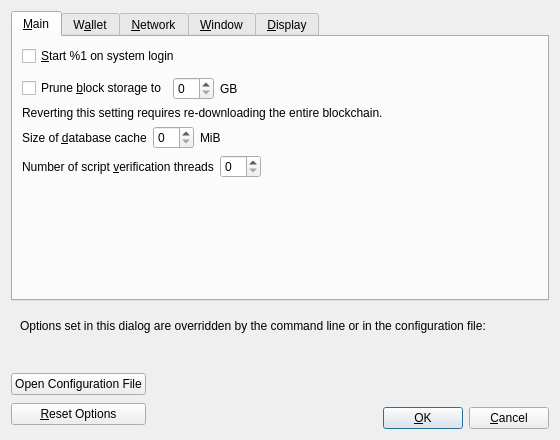
<?xml version="1.0" encoding="UTF-8"?>
<ui version="4.0">
 <class>OptionsDialog</class>
 <widget class="QDialog" name="OptionsDialog">
  <property name="geometry">
   <rect>
    <x>0</x>
    <y>0</y>
    <width>560</width>
    <height>440</height>
   </rect>
  </property>
  <property name="windowTitle">
   <string>Options</string>
  </property>
  <property name="modal">
   <bool>true</bool>
  </property>
  <layout class="QVBoxLayout" name="verticalLayout">
   <item>
    <widget class="QTabWidget" name="tabWidget">
     <property name="currentIndex">
      <number>0</number>
     </property>
     <widget class="QWidget" name="tabMain">
      <attribute name="title">
       <string>&amp;Main</string>
      </attribute>
      <layout class="QVBoxLayout" name="verticalLayout_Main">
       <item>
        <widget class="QCheckBox" name="bitcoinAtStartup">
         <property name="toolTip">
          <string>Automatically start %1 after logging in to the system.</string>
         </property>
         <property name="text">
          <string>&amp;Start %1 on system login</string>
         </property>
        </widget>
       </item>
       <item>
        <spacer name="horizontalSpacer_0_Main">
         <property name="orientation">
          <enum>Qt::Horizontal</enum>
         </property>
         <property name="sizeHint" stdset="0">
          <size>
           <width>40</width>
           <height>5</height>
          </size>
         </property>
        </spacer>
       </item>
       <item>
       <layout class="QHBoxLayout" name="horizontalLayout_Main_Prune">
        <item>
         <widget class="QCheckBox" name="prune">
          <property name="toolTip">
           <string>Disables some advanced features but all blocks will still be fully validated. Reverting this setting requires re-downloading the entire blockchain. Actual disk usage may be somewhat higher.</string>
          </property>
          <property name="text">
           <string>Prune &amp;block storage to</string>
          </property>
         </widget>
        </item>
        <item>
         <widget class="QSpinBox" name="pruneSize"/>
        </item>
         <item>
          <widget class="QLabel" name="pruneSizeUnitLabel">
           <property name="text">
            <string>GB</string>
           </property>
           <property name="textFormat">
            <enum>Qt::PlainText</enum>
           </property>
          </widget>
         </item>
         <item>
          <spacer name="horizontalSpacer_Main_Prune">
           <property name="orientation">
            <enum>Qt::Horizontal</enum>
           </property>
           <property name="sizeHint" stdset="0">
            <size>
             <width>40</width>
             <height>20</height>
            </size>
           </property>
          </spacer>
         </item>
        </layout>
       </item>
       <item>
        <widget class="QLabel" name="pruneWarning">
         <property name="text">
          <string>Reverting this setting requires re-downloading the entire blockchain.</string>
         </property>
         <property name="textFormat">
          <enum>Qt::PlainText</enum>
         </property>
        </widget>
       </item>
       <item>
        <layout class="QHBoxLayout" name="horizontalLayout_2_Main">
         <item>
          <widget class="QLabel" name="databaseCacheLabel">
           <property name="text">
            <string>Size of &amp;database cache</string>
           </property>
           <property name="textFormat">
            <enum>Qt::PlainText</enum>
           </property>
           <property name="buddy">
            <cstring>databaseCache</cstring>
           </property>
          </widget>
         </item>
         <item>
          <widget class="QSpinBox" name="databaseCache"/>
         </item>
         <item>
          <widget class="QLabel" name="databaseCacheUnitLabel">
           <property name="text">
            <string>MiB</string>
           </property>
           <property name="textFormat">
            <enum>Qt::PlainText</enum>
           </property>
          </widget>
         </item>
         <item>
          <spacer name="horizontalSpacer_2_Main">
           <property name="orientation">
            <enum>Qt::Horizontal</enum>
           </property>
           <property name="sizeHint" stdset="0">
            <size>
             <width>40</width>
             <height>20</height>
            </size>
           </property>
          </spacer>
         </item>
        </layout>
       </item>
       <item>
        <layout class="QHBoxLayout" name="horizontalLayout_Main_VerifyLabel">
         <item>
          <widget class="QLabel" name="threadsScriptVerifLabel">
           <property name="text">
            <string>Number of script &amp;verification threads</string>
           </property>
           <property name="textFormat">
            <enum>Qt::PlainText</enum>
           </property>
           <property name="buddy">
            <cstring>threadsScriptVerif</cstring>
           </property>
          </widget>
         </item>
         <item>
          <widget class="QSpinBox" name="threadsScriptVerif">
           <property name="toolTip">
            <string>(0 = auto, &lt;0 = leave that many cores free)</string>
           </property>
          </widget>
         </item>
         <item>
          <spacer name="horizontalSpacer_Main_Threads">
           <property name="orientation">
            <enum>Qt::Horizontal</enum>
           </property>
           <property name="sizeHint" stdset="0">
            <size>
             <width>40</width>
             <height>20</height>
            </size>
           </property>
          </spacer>
         </item>
        </layout>
       </item>
       <item>
        <spacer name="verticalSpacer_Main">
         <property name="orientation">
          <enum>Qt::Vertical</enum>
         </property>
         <property name="sizeHint" stdset="0">
          <size>
           <width>20</width>
           <height>40</height>
          </size>
         </property>
        </spacer>
       </item>
      </layout>
     </widget>
     <widget class="QWidget" name="tabWallet">
      <attribute name="title">
       <string>W&amp;allet</string>
      </attribute>
      <layout class="QVBoxLayout" name="verticalLayout_Wallet">
       <item>
        <widget class="QGroupBox" name="groupBox">
         <property name="title">
          <string>Expert</string>
         </property>
         <layout class="QVBoxLayout" name="verticalLayout_2">
          <item>
           <widget class="QCheckBox" name="coinControlFeatures">
            <property name="toolTip">
             <string>Whether to show coin control features or not.</string>
            </property>
            <property name="text">
             <string>Enable coin &amp;control features</string>
            </property>
           </widget>
          </item>
          <item>
           <widget class="QCheckBox" name="spendZeroConfChange">
            <property name="toolTip">
             <string>If you disable the spending of unconfirmed change, the change from a transaction cannot be used until that transaction has at least one confirmation. This also affects how your balance is computed.</string>
            </property>
            <property name="text">
             <string>&amp;Spend unconfirmed change</string>
            </property>
           </widget>
          </item>
         </layout>
        </widget>
       </item>
       <item>
        <spacer name="verticalSpacer_Wallet">
         <property name="orientation">
          <enum>Qt::Vertical</enum>
         </property>
         <property name="sizeHint" stdset="0">
          <size>
           <width>20</width>
           <height>40</height>
          </size>
         </property>
        </spacer>
       </item>
      </layout>
     </widget>
     <widget class="QWidget" name="tabNetwork">
      <attribute name="title">
       <string>&amp;Network</string>
      </attribute>
      <layout class="QVBoxLayout" name="verticalLayout_Network">
       <item>
        <widget class="QCheckBox" name="mapPortUpnp">
         <property name="toolTip">
          <string>Automatically open the Bitcoin client port on the router. This only works when your router supports UPnP and it is enabled.</string>
         </property>
         <property name="text">
          <string>Map port using &amp;UPnP</string>
         </property>
        </widget>
       </item>
       <item>
        <widget class="QCheckBox" name="mapPortNatpmp">
         <property name="toolTip">
          <string>Automatically open the Dogecash client port on the router. This only works when your router supports NAT-PMP and it is enabled. The external port could be random.</string>
         </property>
         <property name="text">
          <string>Map port using NA&amp;T-PMP</string>
         </property>
        </widget>
       </item>
       <item>
        <widget class="QCheckBox" name="allowIncoming">
         <property name="toolTip">
          <string>Accept connections from outside.</string>
         </property>
         <property name="text">
          <string>Allow incomin&amp;g connections</string>
         </property>
        </widget>
       </item>
       <item>
        <widget class="QCheckBox" name="connectSocks">
         <property name="toolTip">
          <string>Connect to the Bitcoin network through a SOCKS5 proxy.</string>
         </property>
         <property name="text">
          <string>&amp;Connect through SOCKS5 proxy (default proxy):</string>
         </property>
        </widget>
       </item>
       <item>
        <layout class="QHBoxLayout" name="horizontalLayout_1_Network">
         <item>
          <widget class="QLabel" name="proxyIpLabel">
           <property name="text">
            <string>Proxy &amp;IP:</string>
           </property>
           <property name="textFormat">
            <enum>Qt::PlainText</enum>
           </property>
           <property name="buddy">
            <cstring>proxyIp</cstring>
           </property>
          </widget>
         </item>
         <item>
          <widget class="QValidatedLineEdit" name="proxyIp">
           <property name="minimumSize">
            <size>
             <width>140</width>
             <height>0</height>
            </size>
           </property>
           <property name="maximumSize">
            <size>
             <width>140</width>
             <height>16777215</height>
            </size>
           </property>
           <property name="toolTip">
            <string>IP address of the proxy (e.g. IPv4: 127.0.0.1 / IPv6: ::1)</string>
           </property>
          </widget>
         </item>
         <item>
          <widget class="QLabel" name="proxyPortLabel">
           <property name="text">
            <string>&amp;Port:</string>
           </property>
           <property name="textFormat">
            <enum>Qt::PlainText</enum>
           </property>
           <property name="buddy">
            <cstring>proxyPort</cstring>
           </property>
          </widget>
         </item>
         <item>
          <widget class="QLineEdit" name="proxyPort">
           <property name="minimumSize">
            <size>
             <width>55</width>
             <height>0</height>
            </size>
           </property>
           <property name="maximumSize">
            <size>
             <width>55</width>
             <height>16777215</height>
            </size>
           </property>
           <property name="toolTip">
            <string>Port of the proxy (e.g. 9050)</string>
           </property>
          </widget>
         </item>
         <item>
          <spacer name="horizontalSpacer_1_Network">
           <property name="orientation">
            <enum>Qt::Horizontal</enum>
           </property>
           <property name="sizeHint" stdset="0">
            <size>
             <width>40</width>
             <height>20</height>
            </size>
           </property>
          </spacer>
         </item>
        </layout>
       </item>
       <item>
        <layout class="QHBoxLayout" name="horizontalLayout_2_Network">
         <item>
          <widget class="QLabel" name="proxyActiveNets">
           <property name="text">
            <string>Used for reaching peers via:</string>
           </property>
           <property name="textFormat">
            <enum>Qt::PlainText</enum>
           </property>
          </widget>
         </item>
         <item>
          <widget class="QCheckBox" name="proxyReachIPv4">
           <property name="enabled">
            <bool>false</bool>
           </property>
           <property name="toolTip">
            <string>Shows if the supplied default SOCKS5 proxy is used to reach peers via this network type.</string>
           </property>
           <property name="text">
            <string/>
           </property>
          </widget>
         </item>
         <item>
          <widget class="QLabel" name="proxyReachIPv4Label">
           <property name="text">
            <string>IPv4</string>
           </property>
           <property name="textFormat">
            <enum>Qt::PlainText</enum>
           </property>
          </widget>
         </item>
         <item>
          <widget class="QCheckBox" name="proxyReachIPv6">
           <property name="enabled">
            <bool>false</bool>
           </property>
           <property name="toolTip">
            <string>Shows if the supplied default SOCKS5 proxy is used to reach peers via this network type.</string>
           </property>
           <property name="text">
            <string/>
           </property>
          </widget>
         </item>
         <item>
          <widget class="QLabel" name="proxyReachIPv6Label">
           <property name="text">
            <string>IPv6</string>
           </property>
           <property name="textFormat">
            <enum>Qt::PlainText</enum>
           </property>
          </widget>
         </item>
         <item>
          <widget class="QCheckBox" name="proxyReachTor">
           <property name="enabled">
            <bool>false</bool>
           </property>
           <property name="toolTip">
            <string>Shows if the supplied default SOCKS5 proxy is used to reach peers via this network type.</string>
           </property>
           <property name="text">
            <string/>
           </property>
          </widget>
         </item>
         <item>
          <widget class="QLabel" name="proxyReachTorLabel">
           <property name="text">
            <string>Tor</string>
           </property>
           <property name="textFormat">
            <enum>Qt::PlainText</enum>
           </property>
          </widget>
         </item>
         <item>
          <spacer name="horizontalSpacer_2_Network">
           <property name="orientation">
            <enum>Qt::Horizontal</enum>
           </property>
           <property name="sizeHint" stdset="0">
            <size>
             <width>40</width>
             <height>20</height>
            </size>
           </property>
          </spacer>
         </item>
        </layout>
       </item>
       <item>
        <widget class="QCheckBox" name="connectSocksTor">
         <property name="toolTip">
          <string>Connect to the Bitcoin network through a separate SOCKS5 proxy for Tor onion services.</string>
         </property>
         <property name="text">
          <string>Use separate SOCKS&amp;5 proxy to reach peers via Tor onion services:</string>
         </property>
        </widget>
       </item>
       <item>
        <layout class="QHBoxLayout" name="horizontalLayout_3_Network">
         <item>
          <widget class="QLabel" name="proxyIpTorLabel">
           <property name="text">
            <string>Proxy &amp;IP:</string>
           </property>
           <property name="textFormat">
            <enum>Qt::PlainText</enum>
           </property>
           <property name="buddy">
            <cstring>proxyIpTor</cstring>
           </property>
          </widget>
         </item>
         <item>
          <widget class="QValidatedLineEdit" name="proxyIpTor">
           <property name="minimumSize">
            <size>
             <width>140</width>
             <height>0</height>
            </size>
           </property>
           <property name="maximumSize">
            <size>
             <width>140</width>
             <height>16777215</height>
            </size>
           </property>
           <property name="toolTip">
            <string>IP address of the proxy (e.g. IPv4: 127.0.0.1 / IPv6: ::1)</string>
           </property>
          </widget>
         </item>
         <item>
          <widget class="QLabel" name="proxyPortTorLabel">
           <property name="text">
            <string>&amp;Port:</string>
           </property>
           <property name="textFormat">
            <enum>Qt::PlainText</enum>
           </property>
           <property name="buddy">
            <cstring>proxyPortTor</cstring>
           </property>
          </widget>
         </item>
         <item>
          <widget class="QLineEdit" name="proxyPortTor">
           <property name="minimumSize">
            <size>
             <width>55</width>
             <height>0</height>
            </size>
           </property>
           <property name="maximumSize">
            <size>
             <width>55</width>
             <height>16777215</height>
            </size>
           </property>
           <property name="toolTip">
            <string>Port of the proxy (e.g. 9050)</string>
           </property>
          </widget>
         </item>
         <item>
          <spacer name="horizontalSpacer_4_Network">
           <property name="orientation">
            <enum>Qt::Horizontal</enum>
           </property>
           <property name="sizeHint" stdset="0">
            <size>
             <width>40</width>
             <height>20</height>
            </size>
           </property>
          </spacer>
         </item>
        </layout>
       </item>
       <item>
        <spacer name="verticalSpacer_Network">
         <property name="orientation">
          <enum>Qt::Vertical</enum>
         </property>
         <property name="sizeHint" stdset="0">
          <size>
           <width>20</width>
           <height>40</height>
          </size>
         </property>
        </spacer>
       </item>
      </layout>
     </widget>
     <widget class="QWidget" name="tabWindow">
      <attribute name="title">
       <string>&amp;Window</string>
      </attribute>
      <layout class="QVBoxLayout" name="verticalLayout_Window">
       <item>
        <widget class="QCheckBox" name="hideTrayIcon">
         <property name="toolTip">
          <string>Hide the icon from the system tray.</string>
         </property>
         <property name="text">
          <string>&amp;Hide tray icon</string>
         </property>
        </widget>
       </item>
       <item>
        <widget class="QCheckBox" name="minimizeToTray">
         <property name="toolTip">
          <string>Show only a tray icon after minimizing the window.</string>
         </property>
         <property name="text">
          <string>&amp;Minimize to the tray instead of the taskbar</string>
         </property>
        </widget>
       </item>
       <item>
        <widget class="QCheckBox" name="minimizeOnClose">
         <property name="toolTip">
          <string>Minimize instead of exit the application when the window is closed. When this option is enabled, the application will be closed only after selecting Exit in the menu.</string>
         </property>
         <property name="text">
          <string>M&amp;inimize on close</string>
         </property>
        </widget>
       </item>
       <item>
        <spacer name="verticalSpacer_Window">
         <property name="orientation">
          <enum>Qt::Vertical</enum>
         </property>
         <property name="sizeHint" stdset="0">
          <size>
           <width>20</width>
           <height>40</height>
          </size>
         </property>
        </spacer>
       </item>
      </layout>
     </widget>
     <widget class="QWidget" name="tabDisplay">
      <attribute name="title">
       <string>&amp;Display</string>
      </attribute>
      <layout class="QVBoxLayout" name="verticalLayout_Display">
       <item>
        <layout class="QHBoxLayout" name="horizontalLayout_1_Display">
         <item>
          <widget class="QLabel" name="langLabel">
           <property name="text">
            <string>User Interface &amp;language:</string>
           </property>
           <property name="textFormat">
            <enum>Qt::PlainText</enum>
           </property>
           <property name="buddy">
            <cstring>lang</cstring>
           </property>
          </widget>
         </item>
         <item>
          <widget class="QValueComboBox" name="lang">
           <property name="toolTip">
            <string>The user interface language can be set here. This setting will take effect after restarting %1.</string>
           </property>
          </widget>
         </item>
        </layout>
       </item>
       <item>
        <layout class="QHBoxLayout" name="horizontalLayout_2_Display">
         <item>
          <widget class="QLabel" name="unitLabel">
           <property name="text">
            <string>&amp;Unit to show amounts in:</string>
           </property>
           <property name="textFormat">
            <enum>Qt::PlainText</enum>
           </property>
           <property name="buddy">
            <cstring>unit</cstring>
           </property>
          </widget>
         </item>
         <item>
          <widget class="QValueComboBox" name="unit">
           <property name="toolTip">
            <string>Choose the default subdivision unit to show in the interface and when sending coins.</string>
           </property>
          </widget>
         </item>
        </layout>
       </item>
       <item>
        <layout class="QHBoxLayout" name="horizontalLayout_3_Display">
         <item>
          <widget class="QLabel" name="thirdPartyTxUrlsLabel">
           <property name="toolTip">
            <string>Third party URLs (e.g. a block explorer) that appear in the transactions tab as context menu items. %s in the URL is replaced by transaction hash. Multiple URLs are separated by vertical bar |.</string>
           </property>
           <property name="text">
            <string>&amp;Third party transaction URLs</string>
           </property>
           <property name="buddy">
            <cstring>thirdPartyTxUrls</cstring>
           </property>
          </widget>
         </item>
         <item>
          <widget class="QValidatedLineEdit" name="thirdPartyTxUrls">
           <property name="toolTip">
            <string>Third party URLs (e.g. a block explorer) that appear in the transactions tab as context menu items. %s in the URL is replaced by transaction hash. Multiple URLs are separated by vertical bar |.</string>
           </property>
           <property name="placeholderText">
            <string notr="true">https://example.com/tx/%s</string>
           </property>
          </widget>
         </item>
        </layout>
       </item>
       <item>
        <spacer name="verticalSpacer_Display">
         <property name="orientation">
          <enum>Qt::Vertical</enum>
         </property>
         <property name="sizeHint" stdset="0">
          <size>
           <width>20</width>
           <height>40</height>
          </size>
         </property>
        </spacer>
       </item>
      </layout>
     </widget>
    </widget>
   </item>
   <item>
    <widget class="QFrame" name="frame">
     <layout class="QVBoxLayout" name="verticalLayout_Bottom">
      <item>
       <layout class="QHBoxLayout" name="horizontalLayout_Bottom">
        <item>
         <widget class="QLabel" name="overriddenByCommandLineInfoLabel">
          <property name="text">
           <string>Options set in this dialog are overridden by the command line or in the configuration file:</string>
          </property>
          <property name="textFormat">
           <enum>Qt::PlainText</enum>
          </property>
         </widget>
        </item>
        <item>
         <spacer name="horizontalSpacer_Bottom">
          <property name="orientation">
           <enum>Qt::Horizontal</enum>
          </property>
          <property name="sizeHint" stdset="0">
           <size>
            <width>40</width>
            <height>20</height>
           </size>
          </property>
         </spacer>
        </item>
       </layout>
      </item>
      <item>
       <widget class="QLabel" name="overriddenByCommandLineLabel">
        <property name="text">
         <string/>
        </property>
        <property name="textFormat">
         <enum>Qt::PlainText</enum>
        </property>
        <property name="wordWrap">
         <bool>true</bool>
        </property>
       </widget>
      </item>
     </layout>
    </widget>
   </item>
   <item>
    <layout class="QHBoxLayout" name="horizontalLayout_Buttons">
     <item>
      <layout class="QVBoxLayout" name="verticalLayout_Buttons">
       <item>
        <widget class="QPushButton" name="openBitcoinConfButton">
         <property name="toolTip">
          <string>Open the %1 configuration file from the working directory.</string>
         </property>
         <property name="text">
          <string>Open Configuration File</string>
         </property>
         <property name="autoDefault">
          <bool>false</bool>
         </property>
        </widget>
       </item>
       <item>
        <widget class="QPushButton" name="resetButton">
         <property name="toolTip">
          <string>Reset all client options to default.</string>
         </property>
         <property name="text">
          <string>&amp;Reset Options</string>
         </property>
         <property name="autoDefault">
          <bool>false</bool>
         </property>
        </widget>
       </item>
      </layout>
     </item>
     <item>
      <spacer name="horizontalSpacer_1">
       <property name="orientation">
        <enum>Qt::Horizontal</enum>
       </property>
       <property name="sizeHint" stdset="0">
        <size>
         <width>40</width>
         <height>48</height>
        </size>
       </property>
      </spacer>
     </item>
     <item>
      <widget class="QLabel" name="statusLabel">
       <property name="minimumSize">
        <size>
         <width>200</width>
         <height>0</height>
        </size>
       </property>
       <property name="font">
        <font>
         <weight>75</weight>
         <bold>true</bold>
        </font>
       </property>
       <property name="text">
        <string/>
       </property>
       <property name="textFormat">
        <enum>Qt::PlainText</enum>
       </property>
       <property name="wordWrap">
        <bool>true</bool>
       </property>
      </widget>
     </item>
     <item>
      <spacer name="horizontalSpacer_2">
       <property name="orientation">
        <enum>Qt::Horizontal</enum>
       </property>
       <property name="sizeHint" stdset="0">
        <size>
         <width>40</width>
         <height>48</height>
        </size>
       </property>
      </spacer>
     </item>
     <item>
      <layout class="QVBoxLayout" name="verticalLayout_4">
       <item>
        <spacer name="verticalSpacer">
         <property name="orientation">
          <enum>Qt::Vertical</enum>
         </property>
         <property name="sizeHint" stdset="0">
          <size>
           <width>20</width>
           <height>40</height>
          </size>
         </property>
        </spacer>
       </item>
       <item>
        <layout class="QHBoxLayout" name="horizontalLayout">
         <item>
          <widget class="QPushButton" name="okButton">
           <property name="text">
            <string>&amp;OK</string>
           </property>
           <property name="autoDefault">
            <bool>false</bool>
           </property>
           <property name="default">
            <bool>true</bool>
           </property>
          </widget>
         </item>
         <item>
          <widget class="QPushButton" name="cancelButton">
           <property name="text">
            <string>&amp;Cancel</string>
           </property>
           <property name="autoDefault">
            <bool>false</bool>
           </property>
          </widget>
         </item>
        </layout>
       </item>
      </layout>
     </item>
    </layout>
   </item>
  </layout>
 </widget>
 <customwidgets>
  <customwidget>
   <class>QValidatedLineEdit</class>
   <extends>QLineEdit</extends>
   <header>qt/qvalidatedlineedit.h</header>
  </customwidget>
  <customwidget>
   <class>QValueComboBox</class>
   <extends>QComboBox</extends>
   <header>qt/qvaluecombobox.h</header>
  </customwidget>
 </customwidgets>
 <resources/>
 <connections/>
</ui>
